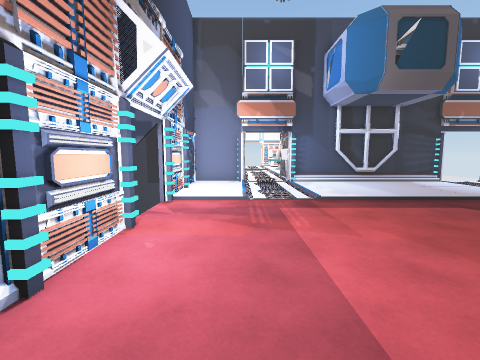
[1] (above)

16 first-person views from a walk through a 3-D level made in the Unity game engine. The camera is 1.5 m above the floor, tilts 6° down and sees 90° across. The floor is counted in squares, 1 m on a side. Each view is taken from the middle of a square. On the plan, view 1 faces up. The plan holds only what a view shows up to about 13 squares ahead; the rest is blank. The place goes on beyond the plan. The player is left out. Some animated figures are not drawn. Door leaves are left out, so doorways stand open.

[2]
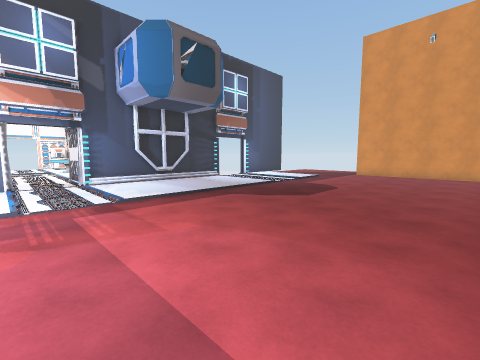

[3]
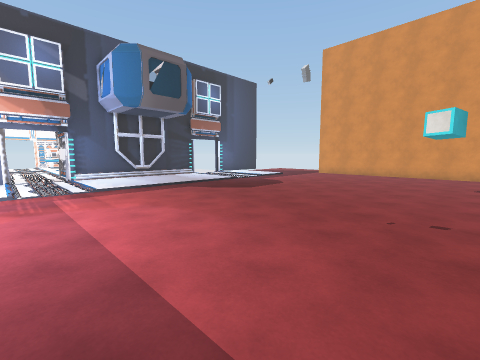

[4]
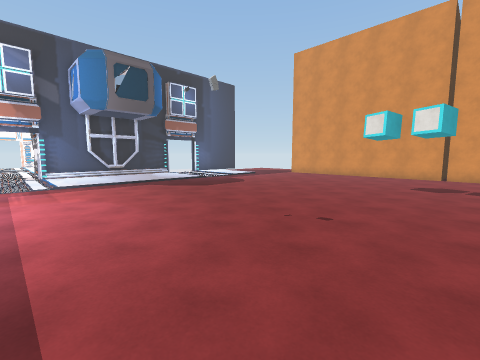

[5]
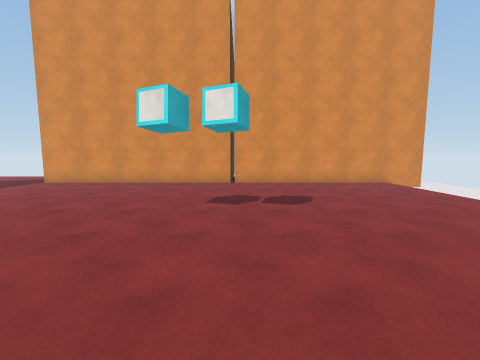

[6]
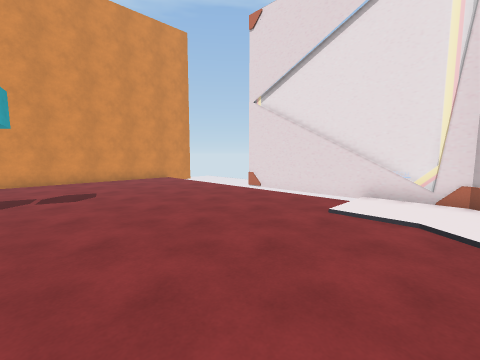

[7]
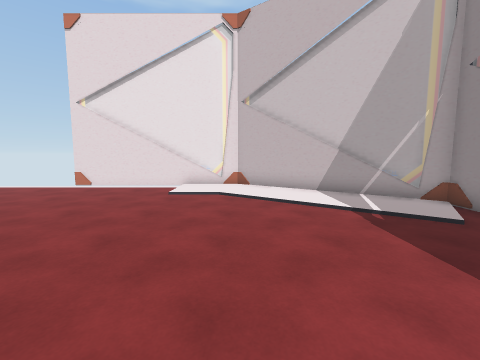

[8]
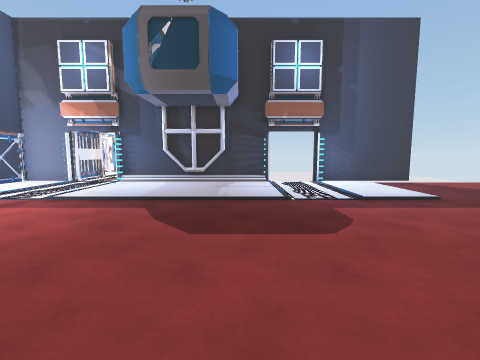

[9]
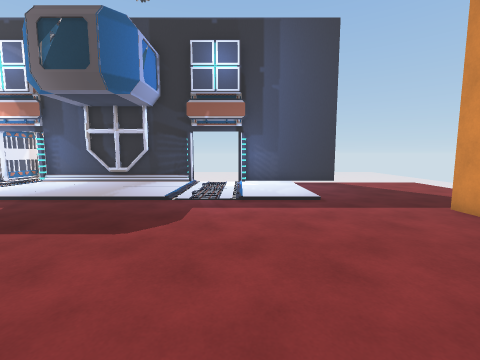

[10]
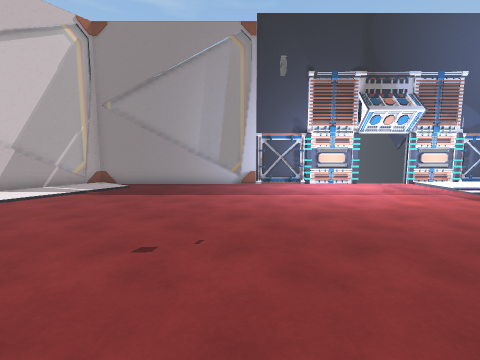

[11]
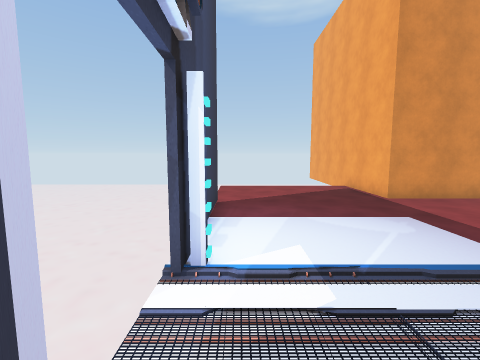

[12]
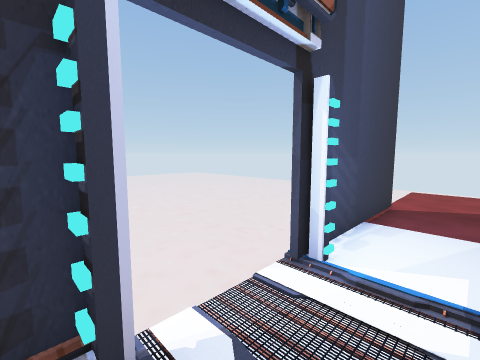

[13]
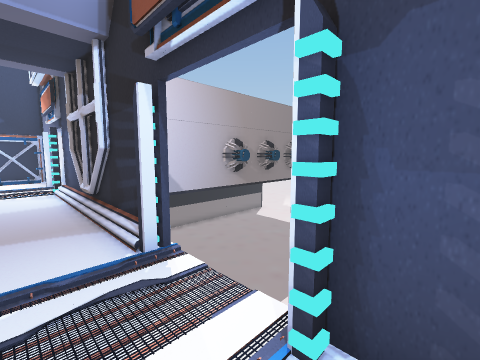

[14]
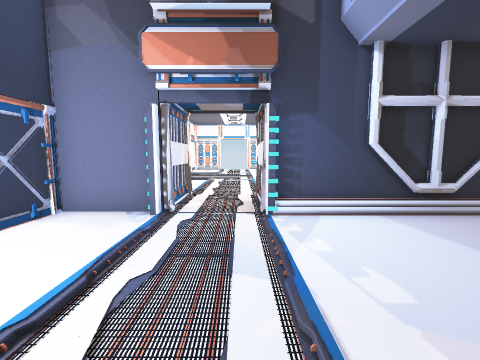

[15]
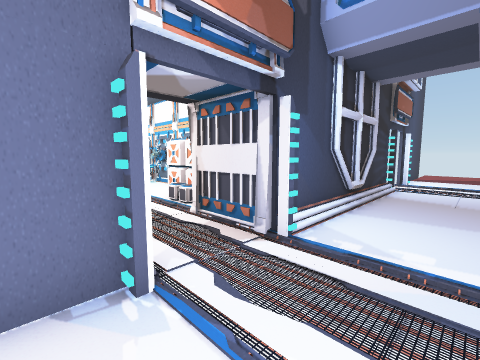

[16]
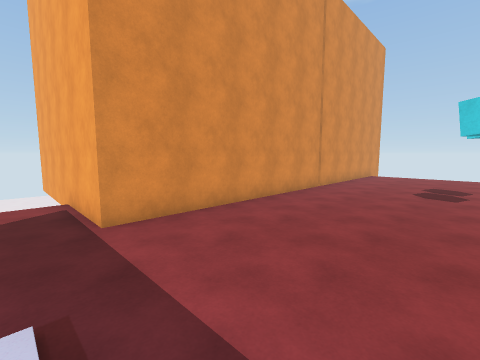

### Floor plan
Key: @ floor where view 1 was taken; # wall or solid block; x gap in a wall; . main floor; : floor 0.25 m higher than the main floor; / step, stairs or slope; D open door; = window, fence, low wall or low ledge; v drop or lower ground; P pipe; C container; O other object.
Columns run from 5 left of view 1 to 25 right of it. Each row starts with its distance up from view 1.
 18          CCvvvv   vvvvvvvvvv
 17      .. CC#          vvvvvvv
 16      DDDCC#          vvvvvvv
 15    OODDD#
 14      #..#
 13 vv ##DDD###DDP##DDD####xvvvv
 12    #..DD#.........:.........
 11    #..............:.........
 10    O........................
  9    #..............:.........
  8   vO./............/.........
  7   DD........................vvv
  6   DD....................#####
  5    D....................#
  4    #....................#
  3    #....................#
  2    #....................#
  1    #....................#
  0    #.@..................#
 -1    =....................#
 -2    =....................#
 -3    =....................#
 -4    =....................#
 -5    =....................#
 -6    =....................#
 -7    =....................#
 -8    #....................#
 -9    ==...................#
-10     #=..................#
-11       ##................#
-12        v#...vvvvvvvvvvvv#
-13          #==vvvvvv      #

Positions as (right, up) in squares from view 1, and headings:
1: (0, 0), facing up
2: (0, 0), facing up-right
3: (0, -3), facing up-right
4: (1, -5), facing up-right
5: (6, -4), facing right
6: (4, -4), facing down-right
7: (4, -1), facing down
8: (9, 0), facing up
9: (13, 0), facing up
10: (10, -1), facing left
11: (10, 12), facing right
12: (10, 11), facing up-right
13: (14, 11), facing up-left
14: (2, 7), facing up
15: (-1, 10), facing up-right
16: (13, 8), facing down-right
